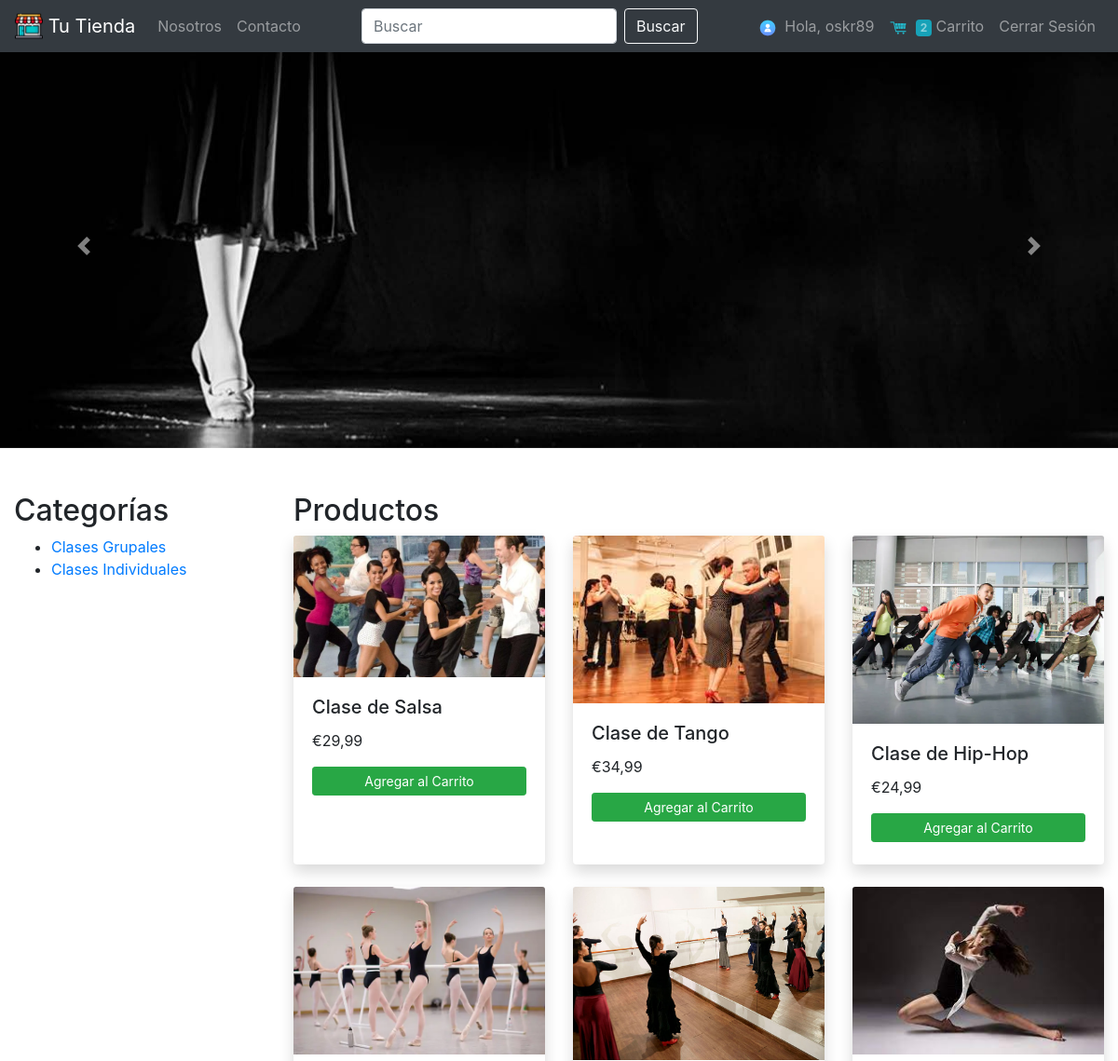
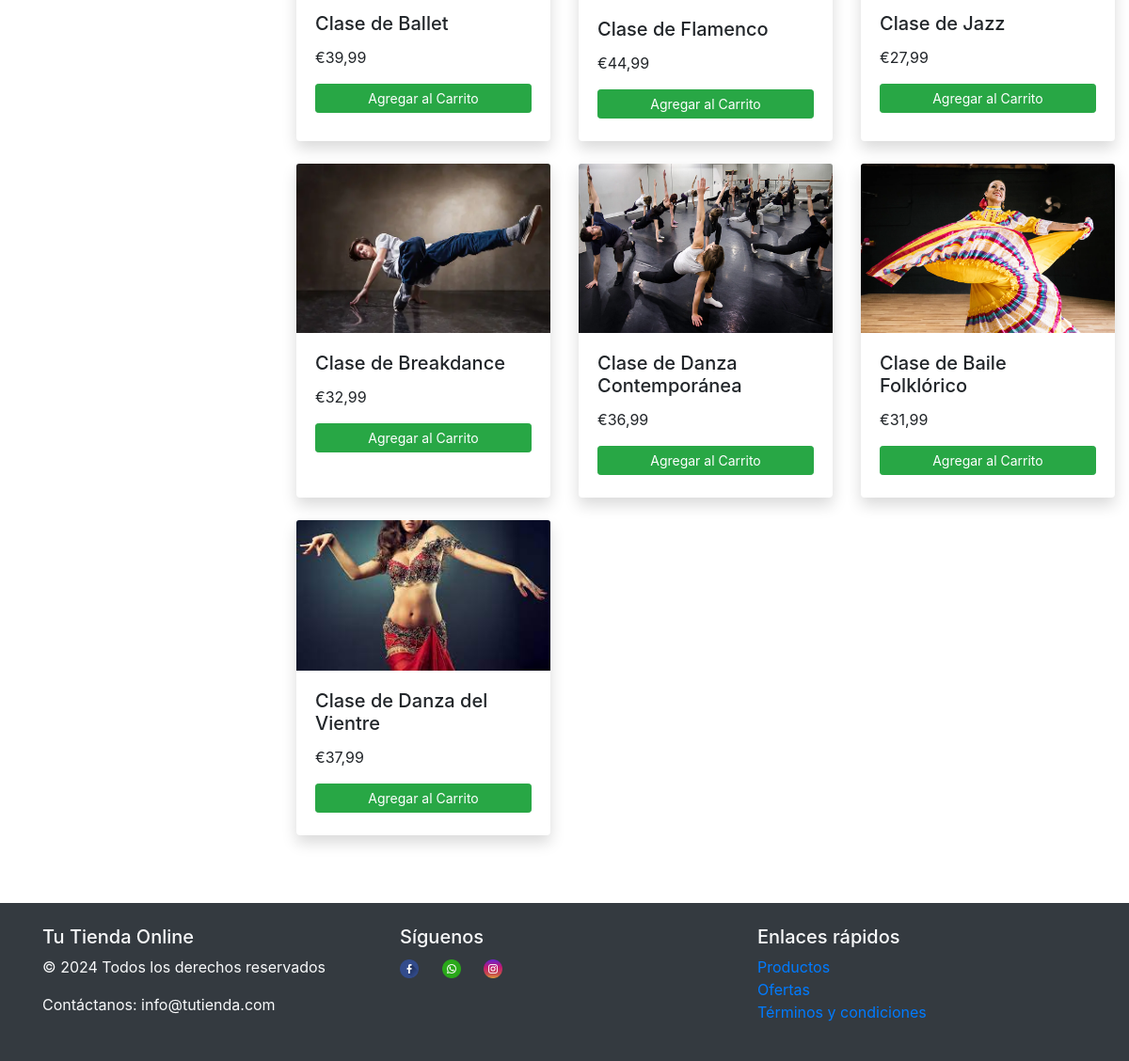
Screenshot of / (signed in) with the database file from the repository (2 pictures, top to bottom).
### tienda/models.py (models this page shows, shortened)
class Producto(models.Model):
    nombre = models.CharField(max_length=100)
    precio = models.DecimalField(max_digits=10, decimal_places=2)
    descripcion = models.TextField()
    imagen = models.ImageField(upload_to="productos/", null=True, blank=True)

### tienda/views.py (the view)
# urls.py: path("", index, name="index"),
def index(request):
    productos = (
        Producto.objects.all()
    )  # Recupera todos los productos de la base de datos
    return render(request, "index.html", {"productos": productos})

### tienda/context_processors.py (called while the page is built)
def items_carrito(request):
    carrito = None
    creado = False
    if request.user.is_authenticated:
        carrito, creado = Carrito.objects.get_or_create(usuario=request.user)
    total_items_carrito = (
        carrito.itemcarrito_set.aggregate(Sum("cantidad"))["cantidad__sum"]
        if carrito
        else 0
    )
    return {
        "items_carrito": carrito.itemcarrito_set.all() if carrito else [],
        "carrito": carrito,
        "creado": creado,
        "total_items_carrito": total_items_carrito,
    }

### tienda/templates/index.html (shortened to what this page needs)
{% extends "base.html" %} {% load static %} {% block contenido%}
<div id="imagenCarousel" class="carousel slide" data-ride="carousel">
  <div class="carousel-inner">
    <div class="carousel-item active">
      <img
        src="{% static 'images/carrusel2.jpg' %}"
        class="d-block w-100"
        alt="Imagen 1"
      />
    </div>
  </div>
  <a
    class="carousel-control-prev"
    href="#imagenCarousel"
    role="button"
    data-slide="prev"
  >
    <span class="carousel-control-prev-icon" aria-hidden="true"></span>
  </a>
  <a
    class="carousel-control-next"
    href="#imagenCarousel"
    role="button"
    data-slide="next"
  >
    <span class="carousel-control-next-icon" aria-hidden="true"></span>
  </a>
</div>
<div class="container-fluid mt-5">
  <div class="row">
    <div class="col-md-3">
      <h2>Categorías</h2>
      <ul>
        <li><a href="#">Clases Grupales</a></li>
        <li><a href="#">Clases Individuales</a></li>
      </ul>
    </div>
    <div class="col-md-9">
      <h2>Productos</h2>
      <div class="row">
        {% for producto in productos%}
        <div class="col-md-4 mb-4">
          <div
            class="card h-100 border-0 shadow rounded"
            style="background-color: #ffffff"
          >
            <a href="{% url 'producto' producto_id=producto.id %}">
              <img
                src="{{ producto.imagen.url }}"
                alt="{{ producto.nombre }}"
                class="card-img-top"
              />
            </a>
            <div class="card-body">
              <h5 class="card-title">{{producto.nombre}}</h5>
              <p class="card-text">€{{producto.precio}}</p>
              <form method="post" action="{% url 'agregar_carrito' %}">
                <button
                  type="submit"
                  class="btn btn-success btn-block btn-sm mb-1"
                >
                  Agregar al Carrito
                </button>
              </form>
            </div>
          </div>
        </div>
        {%endfor%}
        <div class="col-md-4 mb-4">
        </div>
      </div>
    </div>
  </div>
</div>
{% endblock %}

### tienda/templates/base.html (shortened to what this page needs)
{% load static %}
<!DOCTYPE html>
<html lang="es">
  <head>
    <link
      rel="stylesheet"
      href="https://stackpath.bootstrapcdn.com/bootstrap/4.3.1/css/bootstrap.min.css"
    />
  </head>
  <body>
    <nav class="navbar navbar-expand-lg navbar-dark bg-dark fixed-top">
      <a class="navbar-brand" href="{% url 'index' %}">
        <img
          src="{% static 'images/tienda.png' %}"
          width="30"
          height="30"
          class="d-inline-block align-top"
          alt=""
        />
        Tu Tienda
      </a>
      <div class="collapse navbar-collapse" id="navbarNav">
        <ul class="navbar-nav mr-auto">
          <li class="nav-item">
            <a class="nav-link" href="{% url "nosotros"%}">Nosotros</a>
          </li>
          <li class="nav-item">
            <a class="nav-link" href="{% url "contacto" %}">Contacto</a>
          </li>
        </ul>
        <form class="form-inline my-2 my-lg-0" method="POST" action="{% url 'buscar' %}">
          <input
            class="form-control mr-sm-2"
            type="search"
            placeholder="Buscar"
            aria-label="Search"
            name="buscar"
          />
          <button class="btn btn-outline-light my-2 my-sm-0" type="submit">
            Buscar
          </button>
        </form>
        {% if user.is_authenticated %}
        <ul class="navbar-nav ml-auto">
          <li class="nav-item">
            <a class="nav-link" href="{% url 'user' %}">
              <img
                src="{% static 'images/user.png' %}"
                width="20"
                height="20"
                class="mr-1"
                alt=""
              />
              Hola, {{ request.user.username }}
            </a>
          </li>
          <li class="nav-item">
            <a class="nav-link" href="{% url "carrito" %}">
              <img
                src="{% static 'images/carrito.png' %}"
                width="20"
                height="20"
                class="mr-1"
                alt=""
              />
              <span class=" badge bg-info">
                    {{total_items_carrito}}
              </span>
              Carrito
            </a>
          </li>
          <li class="nav-item">
            <a class="nav-link" href="{% url 'cerrar' %}">Cerrar Sesión</a>
          </li>
        </ul>
        {%endif%}
      </div>
    </nav>
    <div class="container-fluid mt-4 pt-4 w-100 pr-0 pl-0 pb-4 mb-4">
            {% block contenido%}
            {% endblock %}
    </div>
    <footer class="bg-dark text-light py-4">
      <div class="container">
        <div class="row">
          <div class="col-md-4">
            <h5>Tu Tienda Online</h5>
            <p>&copy; 2024 Todos los derechos reservados</p>
            <p>Contáctanos: info@tutienda.com</p>
          </div>
          <div class="col-md-4">
            <h5>Síguenos</h5>
            <a href="#" class="text-light" title="Facebook">
              <img
              src="{% static 'images/facebook.png' %}"
              width="20"
              height="20"
              class="mr-1"
              alt=""
            />
            </a>
            <a href="#" class="text-light" title="Whatsapp">
              <img
              src="{% static 'images/whatsapp.png' %}"
              width="20"
              height="20"
              class="mr-1"
              alt=""
            />
            </a>
            <a href="#" class="text-light" title="Instagram">
              <img
              src="{% static 'images/instagram.png' %}"
              width="20"
              height="20"
              class="mr-1"
              alt=""
            />
            </a>
          </div>
          <div class="col-md-4">
            <h5>Enlaces rápidos</h5>
            <ul class="list-unstyled">
              <li><a href="#">Productos</a></li>
              <li><a href="#">Ofertas</a></li>
              <li><a href="#">Términos y condiciones</a></li>
            </ul>
          </div>
        </div>
      </div>
    </footer>
  </body>
</html>

### rows the page displays
Producto: imagen (picture), nombre "Clase de Salsa", precio "29,99"
Producto: imagen (picture), nombre "Clase de Tango", precio "34,99"
Producto: imagen (picture), nombre "Clase de Hip-Hop", precio "24,99"
Producto: imagen (picture), nombre "Clase de Ballet", precio "39,99"
Producto: imagen (picture), nombre "Clase de Flamenco", precio "44,99"
Producto: imagen (picture), nombre "Clase de Jazz", precio "27,99"
Producto: imagen (picture), nombre "Clase de Breakdance", precio "32,99"
Producto: imagen (picture), nombre "Clase de Danza Contemporánea", precio "36,99"
Producto: imagen (picture), nombre "Clase de Baile Folklórico", precio "31,99"
Producto: imagen (picture), nombre "Clase de Danza del Vientre", precio "37,99"

### other values shown
{{ request.user.username }} "oskr89"
{{ total_items_carrito }} "2"
